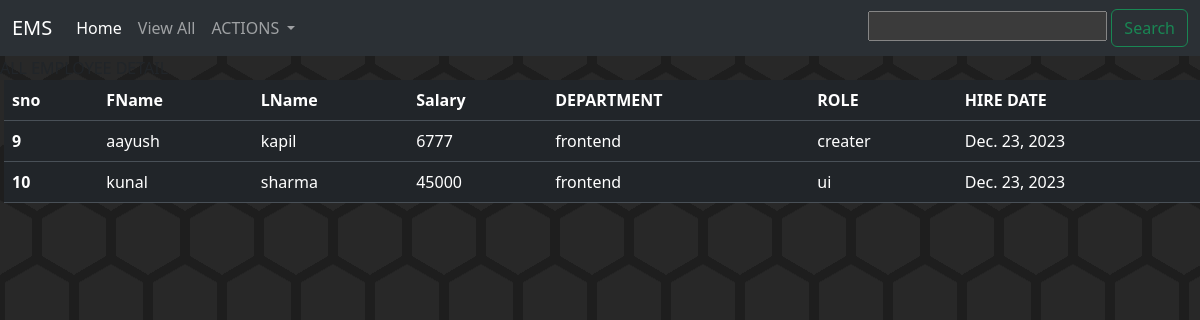
The page /all_emp on the database as committed earlier.
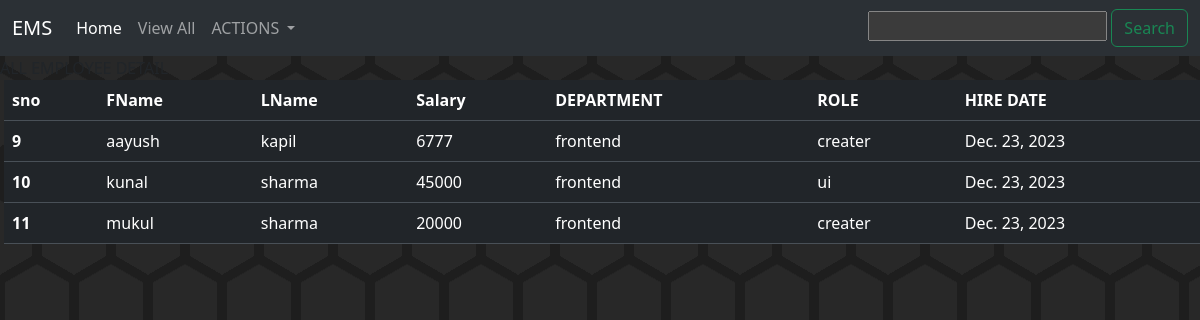
The same page on the database as committed later.
### home/models.py (models this page shows, shortened)
class Employee(models.Model):
    sno = models.AutoField(primary_key= True)
    first_name = models.CharField(max_length=100 , null = False)
    last_name = models.CharField(max_length=100)
    dept = models.ForeignKey(Department , on_delete=models.CASCADE , null = True)
    salary = models.IntegerField(default=0)
    bonus = models.IntegerField(default=0)
    role = models.ForeignKey(Role , on_delete=models.CASCADE , null = True)
    phone = models.IntegerField(default = 0)
    hire_date = models.DateField()

class Department(models.Model):
    name = models.CharField(max_length=100 , null = False)
    location = models.CharField(max_length=100 , null = False)
    def __str__(self):
        return self.name

class Role(models.Model):
    name = models.CharField(max_length=100 , null = False)
    def __str__(self):
        return self.name

### home/views.py (the view)
# urls.py: path('all_emp', views.all_emp , name = "all_emp"),
def all_emp(request):
    emps = Employee.objects.all()
    context = {
        'emps': emps
    }
    return render(request , 'all_emp.html' , context)

### home/templates/all_emp.html
{% extends "index.html" %}
{%  block body %}
 ALL EMPLOYEE DETAIL<br>
<table class="table mx-1" data-bs-theme="dark">
    <thead>
      <tr>
        <th scope="col">sno</th>
        <th scope="col">FName</th>
        <th scope="col">LName</th>
        <th scope="col">Salary</th>
        <th scope="col">DEPARTMENT</th>
        <th scope="col">ROLE</th>
        <th scope="col">HIRE DATE</th>
      </tr>
    </thead>
    {% for emp in emps %}
    <tbody>
       <tr>
        <th scope="row">{{emp.sno}}</th>
        <td>{{emp.first_name}}</td>
        <td>{{emp.last_name}}</td>
        <td>{{emp.salary}}</td>
        <td>{{emp.dept}}</td>
        <td>{{emp.role}}</td>
        <td>{{emp.hire_date}}</td>
      </tr>
    </tbody>
    {% endfor %}
  </table>
{% endblock body %}

Rows that differ between the two databases and show on the page:
added Employee: sno "11", first_name "mukul", last_name "sharma", salary "20000", dept "frontend", role "creater", hire_date "Dec. 23, 2023"
